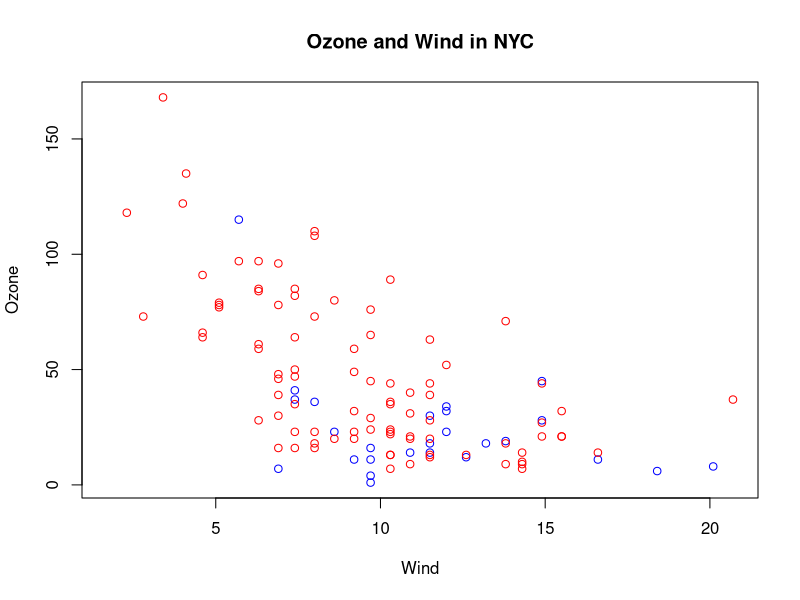
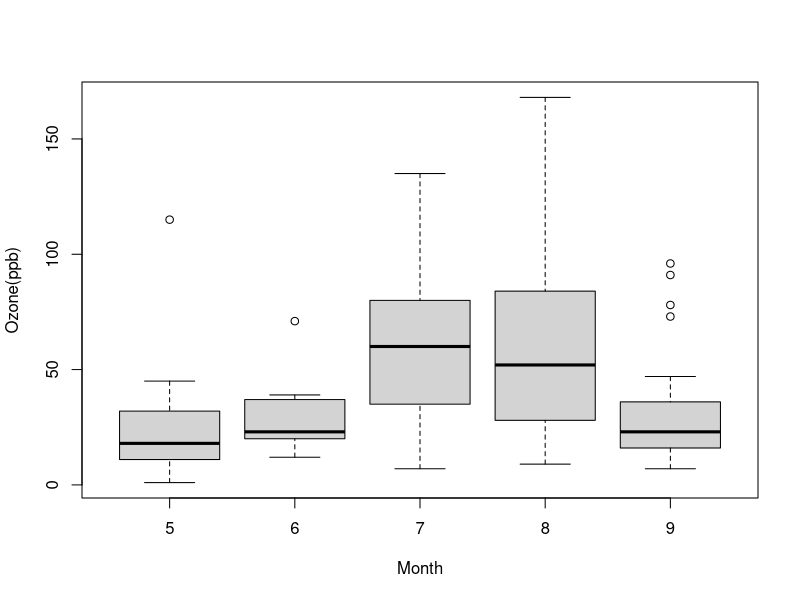
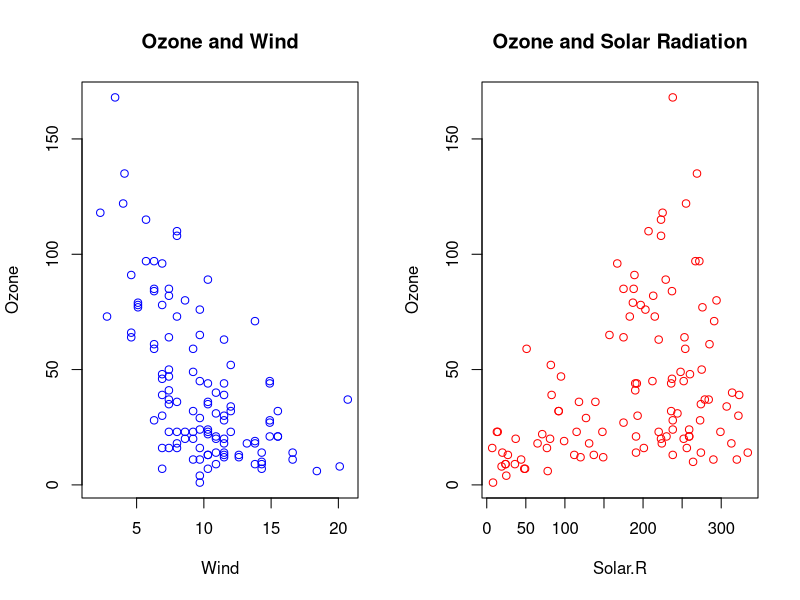

Write the R code that produced these figures, in order.
# pch: plotting symbol
# lty: the line type 
# lwd: line width
# col: plotting color specified as a number color() gives vector
# of color

library(datasets)
with(airquality,plot(Wind,Ozone, main="Ozone and Wind in NYC",type='n'))
with(subset(airquality,Month==5),points(Wind,Ozone,col="blue"))
with(subset(airquality,Month!=5),points(Wind,Ozone,col="red"))
airquality<-transform(airquality,Month=factor(Month))
boxplot(Ozone~Month,airquality,xlab="Month",ylab="Ozone(ppb)")


# Below is print multiple plot
par(mfrow=c(1,2))
with(airquality,{
  plot(Wind,Ozone,main="Ozone and Wind",col="blue")
  plot(Solar.R,Ozone,main="Ozone and Solar Radiation",col="red")
})